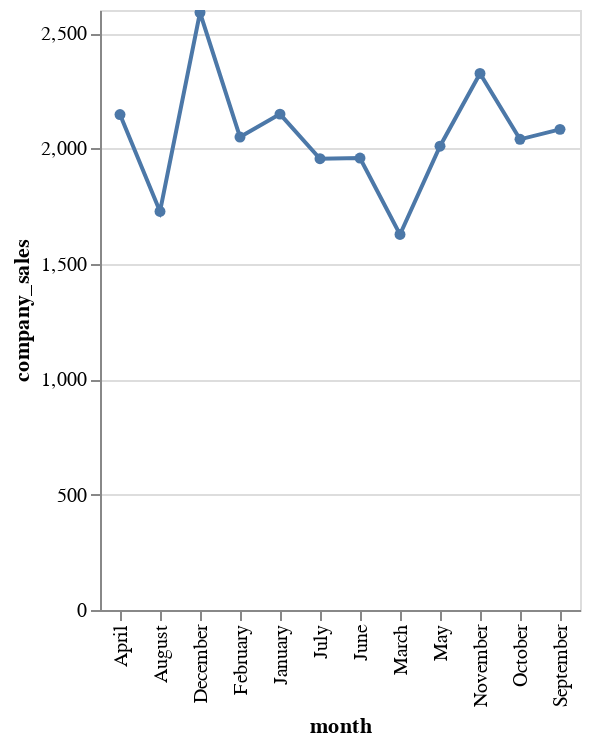

Write notebook code for a chart like this one.
### Markdown cell above
Another way to look at this data is purely by month

### Code cell
dat['month'] = dat.index.month_name()
mdat = dat.groupby('month').mean().filter(['company_sales'])
alt.Chart(mdat.reset_index()).mark_line(point=True).encode(x = 'month', y = 'company_sales').interactive()

### Figure 1 — Vega-Lite specification as saved in the notebook (floating-point values rounded to 4 significant figures)
{"config": {"view": {"continuousWidth": 300, "continuousHeight": 300}}, "data": {"name": "data-e9399de8924030f21e6f20c80a9cc619"}, "mark": {"type": "line", "point": true}, "encoding": {"x": {"field": "month", "type": "nominal"}, "y": {"field": "company_sales", "type": "quantitative"}}, "params": [{"name": "param_46", "select": {"type": "interval", "encodings": ["x", "y"]}, "bind": "scales"}], "$schema": "https://vega.github.io/schema/vega-lite/v5.8.0.json", "datasets": {"data-e9399de8924030f21e6f20c80a9cc619": [{"month": "April", "company_sales": 2147.0}, {"month": "August", "company_sales": 1727.0}, {"month": "December", "company_sales": 2589.0}, {"month": "February", "company_sales": 2049.0}, {"month": "January", "company_sales": 2149.0}, {"month": "July", "company_sales": 1956.0}, {"month": "June", "company_sales": 1959.0}, {"month": "March", "company_sales": 1627.0}, {"month": "May", "company_sales": 2010.0}, {"month": "November", "company_sales": 2325.0}, {"month": "October", "company_sales": 2040.0}, {"month": "September", "company_sales": 2083.0}]}}
